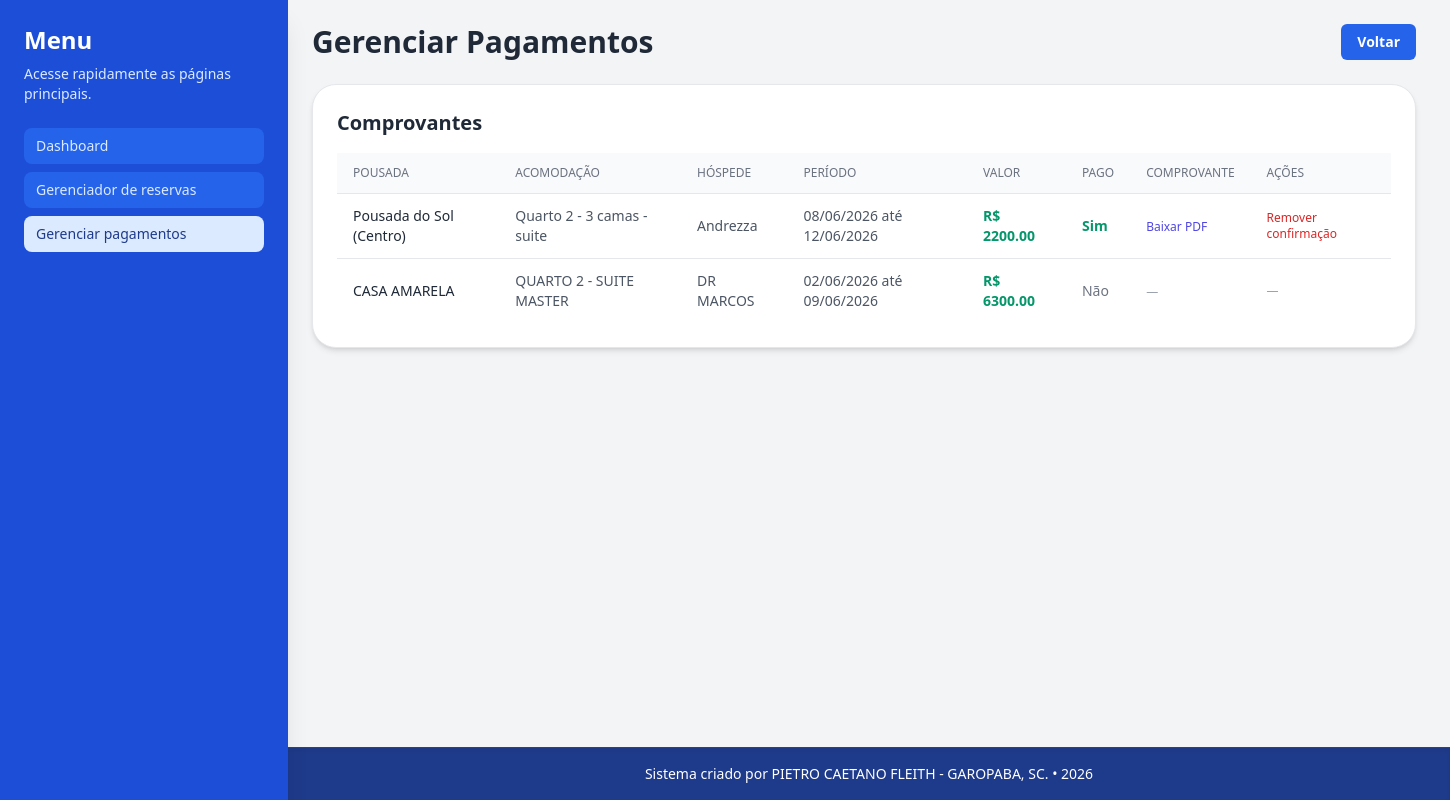
Page /pagamento on the committed database.
### models.py (models this page shows, shortened)
class reserva(db.Model):
    id = db.Column(db.Integer, primary_key=True)
    acomodacao_id = db.Column(db.Integer, db.ForeignKey('acomodacao.id'), nullable=False)
    acomodacao = db.relationship('acomodacao', backref='reservas', lazy=True)
    hospede_nome = db.Column(db.String(100), nullable=False)
    data_entrada = db.Column(db.Date, nullable=False)
    data_saida = db.Column(db.Date, nullable=False)
    valor_total = db.Column(db.Float, nullable=False)
    checkin_confirmado = db.Column(db.Boolean, default=False, nullable=False)
    checkout_confirmado = db.Column(db.Boolean, default=False, nullable=False)
    pagamento_confirmado = db.Column(db.Boolean, default=False, nullable=False)
    comprovante_pagamento = db.Column(db.String(200), nullable=True)
    pagamento_confirmado = db.Column(db.Boolean, default=False, nullable=False)

class pousada(db.Model):
    id = db.Column(db.Integer, primary_key=True)
    nome = db.Column(db.String(100), nullable=False)
    acomodacoes = db.relationship('acomodacao', backref='pousada', lazy=True)

class acomodacao(db.Model):
    id = db.Column(db.Integer, primary_key=True)
    pousada_id = db.Column(db.Integer, db.ForeignKey('pousada.id'), nullable=False)
    nome_numero = db.Column(db.String(50), nullable=False)
    tipo = db.Column(db.String(20), nullable=False) # 'casa' ou 'quarto'
    preco_diaria = db.Column(db.Float, nullable=False)

### app.py (the view)
@app.route('/pagamento')
def pagamento_page():
    reservas = reserva.query.order_by(reserva.data_entrada.desc()).all()
    return render_template('pagamento.html', reservas=reservas)

### templates/pagamento.html (shortened to what this page needs)
<!DOCTYPE html>
<html lang="pt-br">
<head>
    <script src="https://cdn.tailwindcss.com"></script>
</head>
<body class="bg-gray-100 font-sans min-h-screen flex flex-col">
    <div class="relative flex-1 flex flex-col">
        <aside id="sidebar" class="fixed inset-y-0 left-0 z-50 w-72 transform -translate-x-full lg:translate-x-0 bg-blue-700 p-6 text-white shadow-xl overflow-y-auto transition-transform duration-300">
            <div class="hidden lg:block">
                <div>
                    <h2 class="text-2xl font-bold">Menu</h2>
                    <p class="mt-2 text-sm text-blue-100">Acesse rapidamente as páginas principais.</p>
                </div>
            </div>
            <nav class="mt-6 space-y-2 text-sm text-blue-100">
                <a href="/" class="block rounded-lg px-3 py-2 bg-blue-600 hover:bg-blue-500 transition">Dashboard</a>
                <a href="/reservas" class="block rounded-lg px-3 py-2 bg-blue-600 hover:bg-blue-500 transition">Gerenciador de reservas</a>
                <a href="/pagamento" class="block rounded-lg px-3 py-2 bg-blue-100 text-blue-900 hover:bg-blue-200 transition">Gerenciar pagamentos</a>
            </nav>
        </aside>
        <main id="mainContent" class="container mx-auto p-6 max-w-6xl ml-0 lg:ml-72 transition-all flex-1">
            <div class="flex items-center justify-between mb-6">
                <h1 class="text-3xl font-bold text-gray-800">Gerenciar Pagamentos</h1>
                <a href="/reservas" class="inline-flex items-center rounded-md bg-blue-600 px-4 py-2 text-sm font-semibold text-white hover:bg-blue-700 transition">Voltar</a>
            </div>
            <div class="bg-white p-6 rounded-3xl shadow-md border border-gray-200">
                <h2 class="text-xl font-semibold text-gray-800 mb-4">Comprovantes</h2>
                <div class="overflow-x-auto">
                    <table class="min-w-full divide-y divide-gray-200">
                        <thead class="bg-gray-50">
                            <tr>
                                <th class="px-4 py-3 text-left text-xs font-medium text-gray-500 uppercase">Pousada</th>
                                <th class="px-4 py-3 text-left text-xs font-medium text-gray-500 uppercase">Acomodação</th>
                                <th class="px-4 py-3 text-left text-xs font-medium text-gray-500 uppercase">Hóspede</th>
                                <th class="px-4 py-3 text-left text-xs font-medium text-gray-500 uppercase">Período</th>
                                <th class="px-4 py-3 text-left text-xs font-medium text-gray-500 uppercase">Valor</th>
                                <th class="px-4 py-3 text-left text-xs font-medium text-gray-500 uppercase">Pago</th>
                                <th class="px-4 py-3 text-left text-xs font-medium text-gray-500 uppercase">Comprovante</th>
                                <th class="px-4 py-3 text-left text-xs font-medium text-gray-500 uppercase">Ações</th>
                            </tr>
                        </thead>
                        <tbody class="divide-y divide-gray-200 text-sm text-gray-600">
                            {% for reserva in reservas %}
                                <tr class="hover:bg-gray-50">
                                    <td class="px-4 py-3 font-medium text-gray-800">{{ reserva.acomodacao.pousada.nome }}</td>
                                    <td class="px-4 py-3">{{ reserva.acomodacao.nome_numero }}</td>
                                    <td class="px-4 py-3">{{ reserva.hospede_nome }}</td>
                                    <td class="px-4 py-3">{{ reserva.data_entrada.strftime('%d/%m/%Y') }} até {{ reserva.data_saida.strftime('%d/%m/%Y') }}</td>
                                    <td class="px-4 py-3 text-emerald-600 font-bold">R$ {{ "%.2f"|format(reserva.valor_total) }}</td>
                                    <td class="px-4 py-3">
                                        {% if reserva.pagamento_confirmado %}
                                            <span class="text-emerald-600 font-semibold">Sim</span>
                                        {% else %}
                                            <span class="text-gray-500">Não</span>
                                        {% endif %}
                                    </td>
                                    <td class="px-4 py-3">
                                        {% if reserva.comprovante_pagamento %}
                                            <a href="{{ url_for('download_comprovante', filename=reserva.comprovante_pagamento) }}" class="text-indigo-600 hover:text-indigo-800 text-xs font-medium">Baixar PDF</a>
                                        {% else %}
                                            <span class="text-gray-400 text-xs">—</span>
                                        {% endif %}
                                    </td>
                                    <td class="px-4 py-3">
                                        <div class="flex gap-3">
                                            {% if reserva.pagamento_confirmado %}
                                                <a href="{{ url_for('remover_confirmacao_pagamento', reserva_id=reserva.id) }}" class="text-red-600 hover:text-red-800 text-xs font-medium">Remover confirmação</a>
                                            {% else %}
                                                <span class="text-gray-400 text-xs">—</span>
                                            {% endif %}
                                        </div>
                                    </td>
                                </tr>
                            {% endfor %}
                        </tbody>
                    </table>
                </div>
            </div>
        </main>
        <footer class="w-full bg-blue-900 text-white text-sm border-t border-blue-800 shadow-inner py-4 text-center pl-0 lg:pl-72">
            <div class="px-6">Sistema criado por PIETRO CAETANO FLEITH - GAROPABA, SC. • 2026</div>
        </footer>
    </div>
</body>
</html>

### rows in the picture
reserva: acomodacao.pousada.nome "Pousada do Sol (Centro)", acomodacao.nome_numero "Quarto 2 - 3 camas - suite", hospede_nome "Andrezza", data_entrada "08/06/2026", data_saida "12/06/2026", valor_total "2200.00", pagamento_confirmado "Sim"
reserva: acomodacao.pousada.nome "CASA AMARELA", acomodacao.nome_numero "QUARTO 2 - SUITE MASTER", hospede_nome "DR MARCOS", data_entrada "02/06/2026", data_saida "09/06/2026", valor_total "6300.00", pagamento_confirmado "Não"
